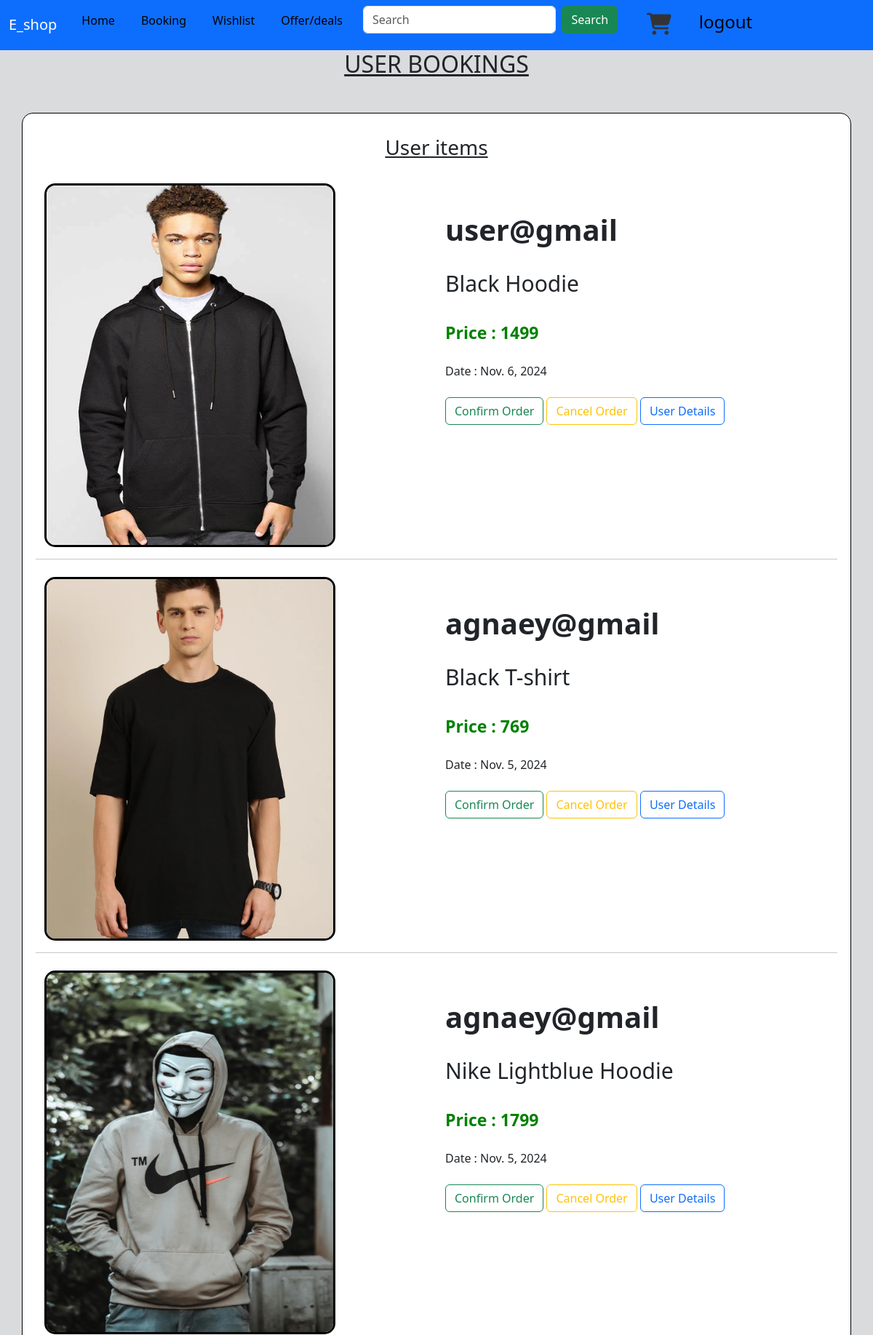
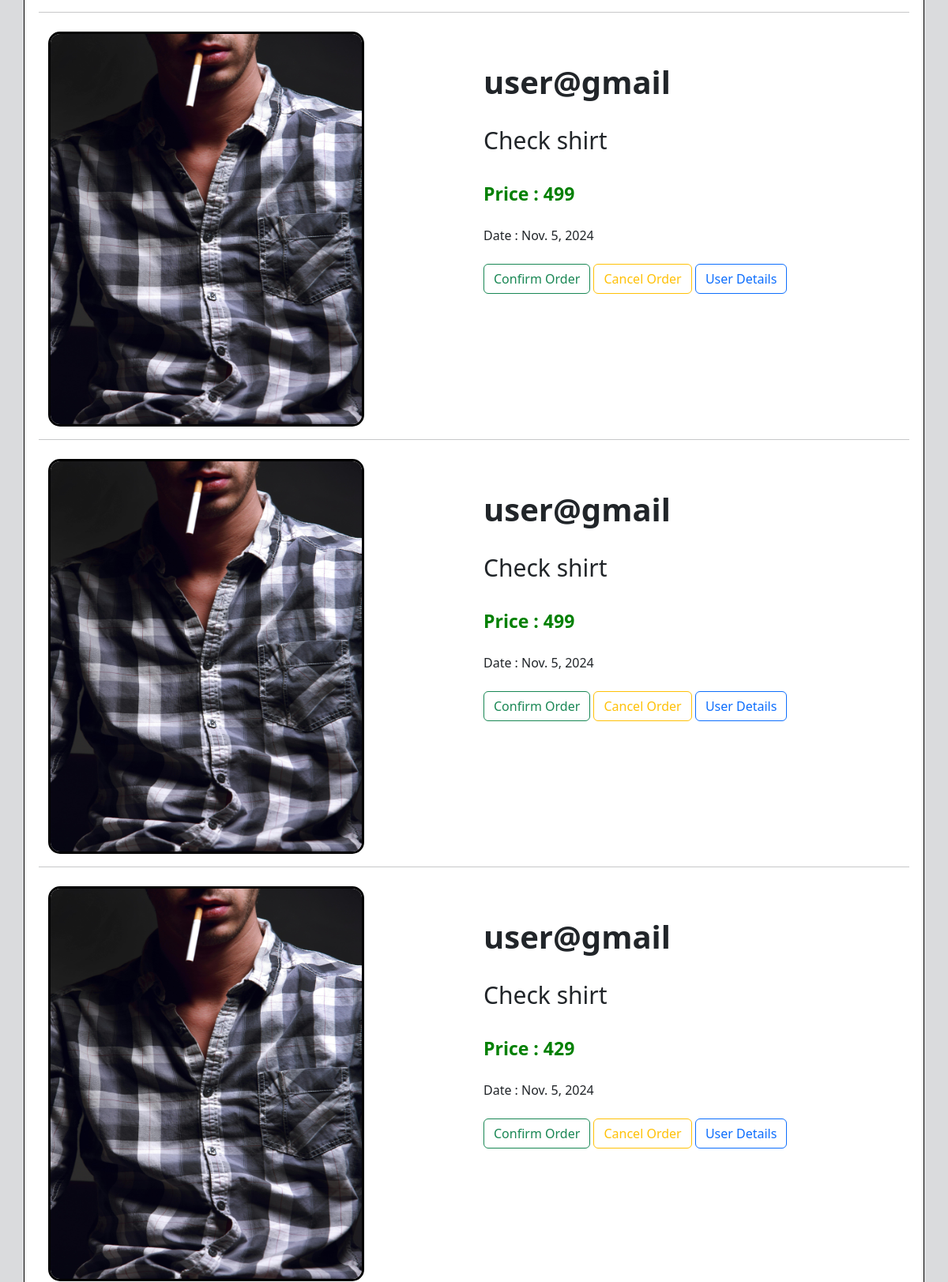
The page /admin_vew_booking (upper part) on the database its author committed (2 pictures, top to bottom).
### app/models.py (models this page shows)
class Buy(models.Model):
    user=models.ForeignKey(User,on_delete=models.CASCADE)
    products=models.ForeignKey(product,on_delete=models.CASCADE)
    price=models.IntegerField()             ##price is added bcs it should not change when product price incres after buying
    date=models.DateField(auto_now_add=True)

class product (models.Model):
    pro_id=models.TextField()
    name=models.TextField()
    price=models.IntegerField()
    offer_price=models.IntegerField()
    img=models.FileField()

### app/views.py (the view)
# urls.py: path('admin_vew_booking',views.admin_view_booking),
def admin_view_booking(req):
    user=User.objects.all()
    bookings=Buy.objects.all()[::-1] #[:3]  # thhis is used to limit the images to 3
    return render(req,'shop/admin_booking.html',{'user':user,'data':bookings})

### templates/shop/admin_booking.html (shortened to what this page needs)
<!DOCTYPE html>
<html lang="en">
<head>
    <link href="https://cdn.jsdelivr.net/npm/bootstrap@5.3.3/dist/css/bootstrap.min.css" rel="stylesheet">
    <link rel="stylesheet" href="https://cdnjs.cloudflare.com/ajax/libs/font-awesome/6.6.0/css/all.min.css">
</head>
<body>
    <nav class="navbar navbar-expand-sm bg-primary navbar-dark">
        <div class="container-fluid">
          <a class="navbar-brand" href="#">E_shop</a>
          <div class="collapse navbar-collapse" id="collapsibleNavbar">
            <ul class="navbar-nav">
              <li class="nav-item">
                <a class="nav-link" href="shop_home">Home</a>
              </li>
              <li class="nav-item">
                <a class="nav-link" href="#">Booking</a>
              </li>
              <li class="nav-item">
                <a class="nav-link" href="#">Wishlist</a>
              </li>
              <li class="nav-item">
                <a class="nav-link" href="#">Offer/deals</a>
              </li>
              <div class="">
                <li class="nav-item" id="search">
                  <form class="d-flex" role="search" action="search" method="post">
                    <input class="form-control me-2" type="search" name="search" placeholder="Search" aria-label="Search">
                    <button class="btn btn-success" type="submit">Search</button>
                  </form>
                </li>
              </div>
              <li class="nav-item">
                <a href=""><i class="fa-solid fa-cart-shopping" id="cart"></i></a>
              </li>
              <li class="nav-item">
                <a id="logout" class="logout nav-link" href="logout">
                  <h4>logout</h4>
                </a>
              </li>
            </ul>
          </div>
        </div>
      </nav>
      <h2 class="text-center">USER BOOKINGS</h2>
      <div class="container mt-5">
        <h3 class="item text-center mb-4">User items</h3>
        <div class="row">
          {% for i in data %}
      <div class="col-lg-6 mt-2">
        <img src="{{i.products.img.url}}" class="product_img" alt="" style="width:400px; height: 500px;">
      </div>
      <div class="col-lg-6 mt-5">
        <h4 class="user_name">{{i.user.username}}</h4><br>
        <h4 class="product_name">{{i.products.name}}</h4><br>
       <p class="offer_price" style="display: inline;"> Price : {{i.price}}</p><br><br>
       <p class="Date" style="display: inline;"> Date : {{i.date}}</p><br><br>
       <a href="#" class="btn btn-outline-success">Confirm Order</a>
        <a href="#" class="btn btn-outline-warning">Cancel Order</a>
        <a href="#" class="btn btn-outline-primary">User Details</a>
    </div>
    <hr class="mt-3">
    {% endfor %}
</body>
</html>

### templates/shop/admin_booking.html (style rules this page uses)
body { background-color: #dadbdd; }
#cart { font-size: 30px; margin-top: 10px; margin-right: 10px; margin-left: 20px; color: #333; }
#logout { margin-left: auto; }
li { margin-left: 10px; margin-right: 10px; }
.nav-link { color: #000; }
#search { width: 350px; }
h2 { text-align: center; text-decoration: underline; }
a { text-decoration: none; color: white; }
.container { background-color: white; padding: 30px; border: 1px solid black; border-radius: 15px; }
.product_name { font-size: 30px; }
.text-center { text-decoration: underline; }
.offer_price { font-size: 23px; color: green; font-weight: bold; }
.product_img { border: 3px solid black; border-radius: 15px; }
.user_name { font-size: 40px; font-weight: bold; }

### rows shown on the page
Buy: products.img (picture), user.username "user@gmail", products.name "Black Hoodie", price "1499", date "Nov. 6, 2024"
Buy: products.img (picture), user.username "agnaey@gmail", products.name "Black T-shirt", price "769", date "Nov. 5, 2024"
Buy: products.img (picture), user.username "agnaey@gmail", products.name "Nike Lightblue Hoodie", price "1799", date "Nov. 5, 2024"
Buy: products.img (picture), user.username "user@gmail", products.name "Check shirt", price "499", date "Nov. 5, 2024"
Buy: products.img (picture), user.username "user@gmail", products.name "Check shirt", price "499", date "Nov. 5, 2024"
Buy: products.img (picture), user.username "user@gmail", products.name "Check shirt", price "429", date "Nov. 5, 2024"
